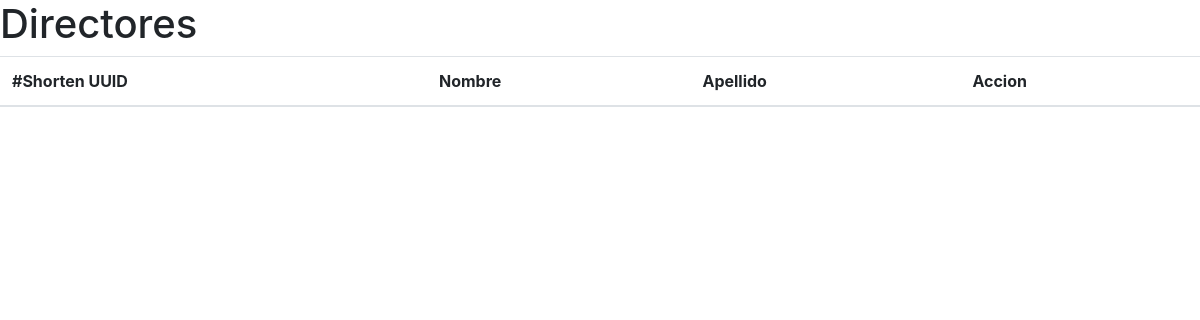
The app's page /directors, older data.
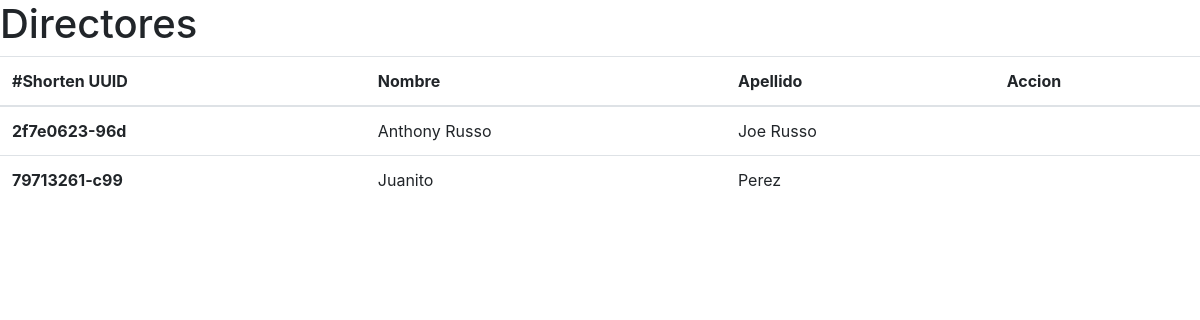
The same page, newer data.
### cinepepe/models.py (models this page shows, shortened)
class Director(models.Model):
	class Meta:
		db_table = "directores"
		verbose_name = "Director"
		verbose_name_plural = "Directores"
		ordering = ['last_name', 'first_name']
	uuid = models.UUIDField(default=None,null=True)
	first_name = models.CharField(max_length=100)
	last_name = models.CharField(max_length=100)
	def get_short_uuid(self):
		codigo =str(self.uuid)
		return codigo[:len(codigo)//3]

### cinepepe/views.py (the view)
# urls.py: path('directors',views.ver_directores,name = "view_directors"),
def ver_directores(request):
    context = {}
    directores = Director.objects.all()
    directores = [ d for d in directores]
    directores.sort(key=lambda x: x.first_name, reverse=False)
    context['directores'] = directores
    return render(request,'cinepepe/view_directors.html',context=context,)

### cinepepe/templates/cinepepe/view_directors.html (shortened to what this page needs)
<!DOCTYPE html>
<html lang="en">
<head>
    <link rel="stylesheet" href="https://maxcdn.bootstrapcdn.com/bootstrap/4.0.0/css/bootstrap.min.css">
</head>
<body>
    <h1>Directores</h1>
    <table class="table">
        <thead>
          <tr>
            <th scope="col">#Shorten UUID</th>
            <th scope="col">Nombre</th>
            <th scope="col">Apellido</th>
            <th scope="col">Accion</th>
          </tr>
        </thead>
        <tbody>
            {% for director in directores %}
        <tr>
            <th scope="row">{{ director.get_short_uuid }}</th>
            <td>{{ director.first_name }}</td>
            <td>{{ director.last_name }}</td>
            <td>
            </td>
        </tr>
            {% endfor %}
        </tbody>
      </table>
</body>
</html>

Row changes from the older to the newer data that the page shows:
added Director: get_short_uuid "2f7e0623-96d", first_name "Anthony Russo", last_name "Joe Russo"
added Director: get_short_uuid "79713261-c99", first_name "Juanito", last_name "Perez"
